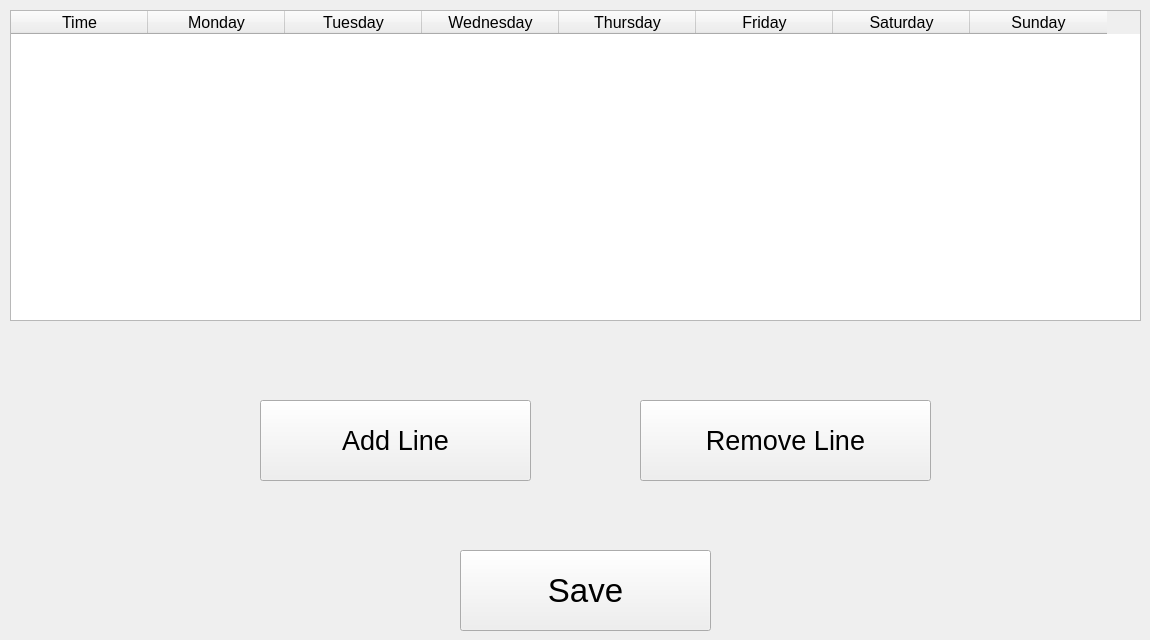
    <widget class="QWidget" name="tabWidgetPage1">
     <attribute name="title">
      <string>Weekly Setup</string>
     </attribute>
     <widget class="QPushButton" name="weeklySave">
      <property name="geometry">
       <rect>
        <x>460</x>
        <y>550</y>
        <width>251</width>
        <height>81</height>
       </rect>
      </property>
      <property name="font">
       <font>
        <pointsize>25</pointsize>
       </font>
      </property>
      <property name="text">
       <string>Save</string>
      </property>
     </widget>
     <widget class="QTableWidget" name="tableWidgetSetup">
      <property name="geometry">
       <rect>
        <x>10</x>
        <y>10</y>
        <width>1131</width>
        <height>311</height>
       </rect>
      </property>
      <property name="font">
       <font>
        <pointsize>12</pointsize>
       </font>
      </property>
      <property name="dragEnabled">
       <bool>true</bool>
      </property>
      <property name="dragDropMode">
       <enum>QAbstractItemView::DragDrop</enum>
      </property>
      <property name="defaultDropAction">
       <enum>Qt::CopyAction</enum>
      </property>
      <property name="rowCount">
       <number>0</number>
      </property>
      <attribute name="horizontalHeaderDefaultSectionSize">
       <number>137</number>
      </attribute>
      <column>
       <property name="text">
        <string>Time</string>
       </property>
      </column>
      <column>
       <property name="text">
        <string>Monday</string>
       </property>
      </column>
      <column>
       <property name="text">
        <string>Tuesday</string>
       </property>
      </column>
      <column>
       <property name="text">
        <string>Wednesday</string>
       </property>
      </column>
      <column>
       <property name="text">
        <string>Thursday</string>
       </property>
      </column>
      <column>
       <property name="text">
        <string>Friday</string>
       </property>
      </column>
      <column>
       <property name="text">
        <string>Saturday</string>
       </property>
      </column>
      <column>
       <property name="text">
        <string>Sunday</string>
       </property>
      </column>
     </widget>
     <widget class="QPushButton" name="addLine">
      <property name="geometry">
       <rect>
        <x>260</x>
        <y>400</y>
        <width>271</width>
        <height>81</height>
       </rect>
      </property>
      <property name="font">
       <font>
        <pointsize>20</pointsize>
       </font>
      </property>
      <property name="text">
       <string>Add Line</string>
      </property>
     </widget>
     <widget class="QPushButton" name="removeLine">
      <property name="geometry">
       <rect>
        <x>640</x>
        <y>400</y>
        <width>291</width>
        <height>81</height>
       </rect>
      </property>
      <property name="font">
       <font>
        <pointsize>20</pointsize>
       </font>
      </property>
      <property name="text">
       <string>Remove Line</string>
      </property>
     </widget>
    </widget>
